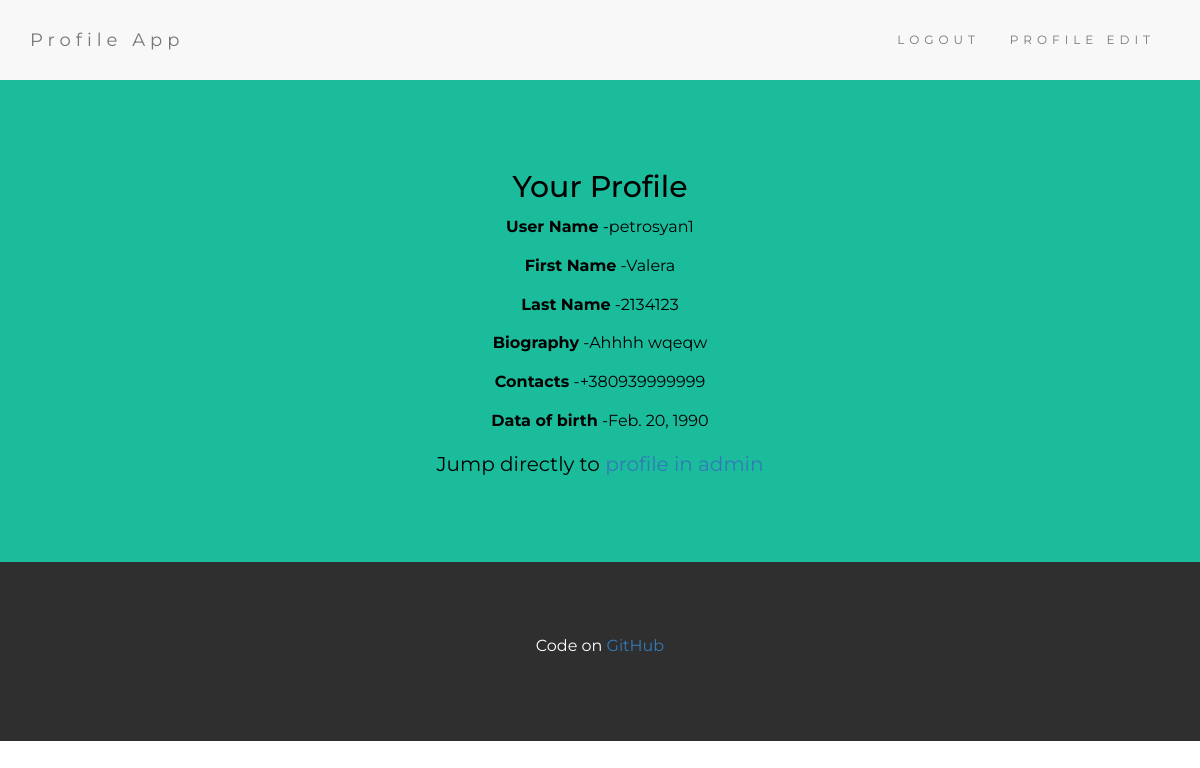
Screenshot of / (signed in) with the database file from the repository.
### profile_app/models.py (models this page shows, shortened)
class Profile(models.Model):
    user = models.OneToOneField(User, on_delete=models.CASCADE)
    first_name = models.CharField(max_length=20, blank=True)
    last_name = models.CharField(max_length=20, blank=True)
    email = models.EmailField(max_length=30, blank=True)
    biography = models.TextField(max_length=500, blank=True)
    contacts = PhoneNumberField(blank=True, null=True,)
    birth_date = models.DateField(null=True, blank=True)
    def to_dict(self):
        dictionary = {"User Name": self.user.username,
                      "First Name": self.first_name,
                      "Last Name": self.last_name,
                      "Email": self.email,
                      "Biography": self.biography,
                      "Contacts": self.contacts,
                      "Data of birth": self.birth_date,
                      }
        return dictionary

### profile_app/views.py (the view)
# urls.py: 2. Add a URL to urlpatterns:  url(r'^$', views.home, name='home')
def home(request):
    return render(request, 'profile_app/home.html', {})

### profile_app/context_processors.py (called while the page is built)
def setting_to_context(request):
    return {
        "settings": settings,
    }

### profile_app/templatetags/app_tags.py (called while the page is built)
@register.inclusion_tag('profile_app/link.html')
def edit_list(request):
    profile = Profile.objects.get(user=request.user)
    return {
        'link': 'admin/profile_app/profile/{}/change/'.format(profile.id),
        'title': 'profile in admin',
    }

### profile_app/templates/profile_app/home.html
{% extends 'profile_app/base.html' %}
{% block content %}
    {% load app_tags %}
    {% if user.username %}
        <h2>Your Profile</h2>
        {%  for key, value in user.profile.to_dict.items %}
            {% if value %}
                <p><b>{{ key }}</b> -{{ value }} </p>
            {% endif %}
        {% endfor %}
        {% edit_list request%}
    {% else %}
        <h2>Welcome</h2>
        <p>Please <a href="{% url 'login' %}">Log In</a> or create <a href="{% url 'signup' %}">New User</a></p>
    {% endif %}
{% endblock content %}

### profile_app/static/css/profile.css (style rules this page uses)
body { font: 20px Montserrat, sans-serif; line-height: 1.8; color: #f5f6f7; }
p { font-size: 16px; }

### rows the page displays
Profile: to_dict "Valera" "2134123" "Ahhhh wqeqw" "+380939999999" "Feb. 20, 1990"

### other values shown
{{ key }} "User Name" "First Name" "Last Name" "Biography" "Contacts" "Data of birth"
{{ value }} "petrosyan1"
{{ title }} "profile in admin"
